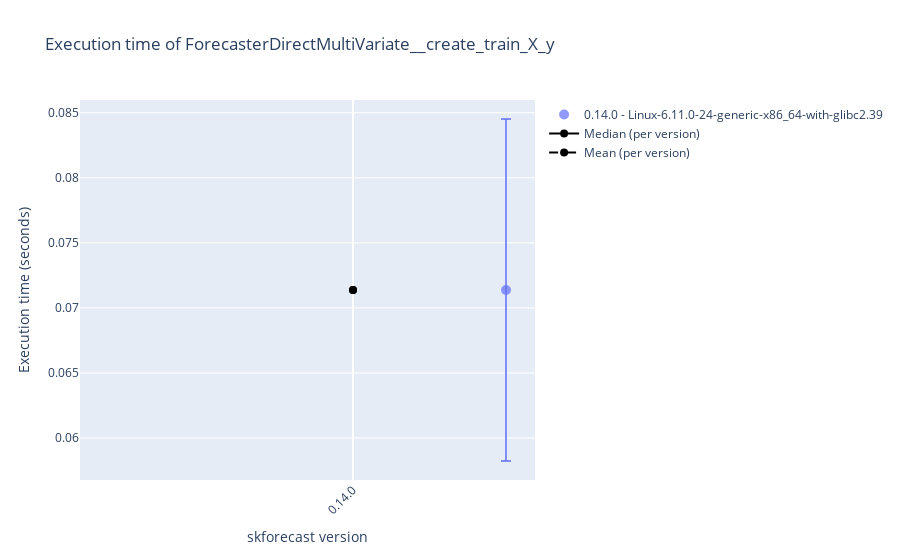
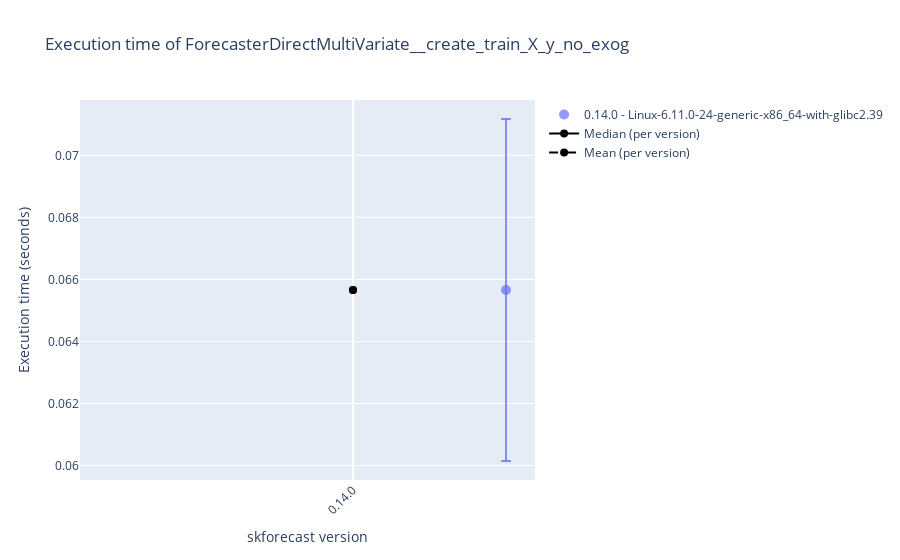
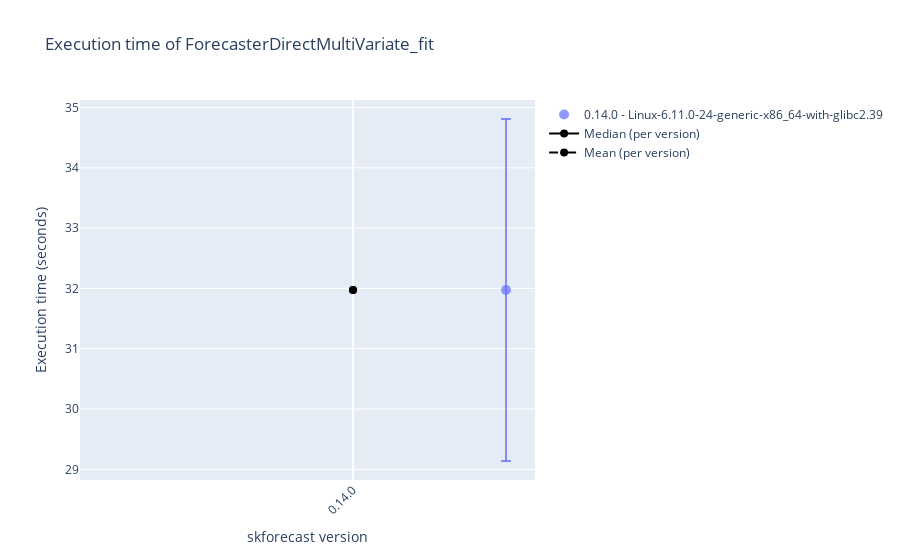
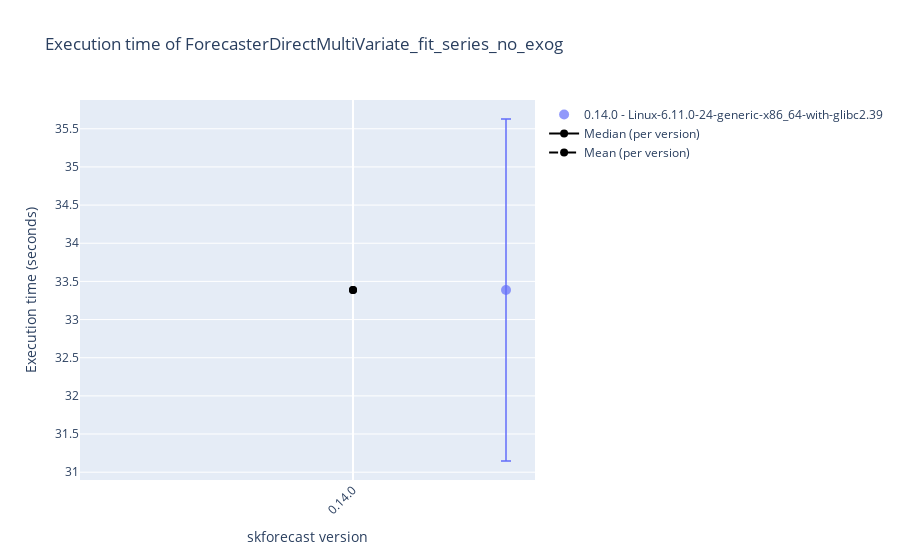

Source (notebook cell) for these figures, in order:
### Code cell
# Plot results
# ==============================================================================
display_df = True
selected_date = None
# 'Linux-6.11.0-24-generic-x86_64-with-glibc2.39'
# 'Windows-10-10.0.19045-SP0'
selected_platform = None

results_benchmark_all = joblib.load("./benchmark.joblib")
results_benchmark = results_benchmark_all.query("forecaster_name in ['ForecasterDirectMultiVariate', 'ForecasterDirectMultiVariate']")
results_benchmark = results_benchmark.query("regressor_name == 'LGBMRegressor'")
for function_name in results_benchmark['function_name'].unique():
    df = results_benchmark.query(f"function_name == '{function_name}'")
    if selected_date:
        df = df[df['datetime'].dt.date == pd.to_datetime(selected_date).date()]
    if selected_platform:
        df = df[df['platform'] == selected_platform]
    if display_df:
        display(df.tail(3))
    plot_benchmark_results(df.copy(), function_name, add_median=True, add_mean=True)

### Figure 1 — Plotly figure (JSON) as saved in the notebook; plotly's stock layout.template omitted (floating-point values rounded to 4 significant figures)
{"data": [{"error_y": {"array": [NaN, 0.01314], "color": "#636EFA", "thickness": 1.5, "type": "data", "visible": true, "width": 5}, "hovertemplate": "%{text}<extra></extra>", "marker": {"color": "#636EFA", "opacity": 0.7, "size": 10, "symbol": "circle"}, "mode": "markers", "name": "0.14.0 - Linux-6.11.0-24-generic-x86_64-with-glibc2.39", "showlegend": true, "text": ["Forecaster: ForecasterDirectMultiVariate<br>Regressor: LGBMRegressor<br>Function: ForecasterDirectMultiVariate__create_train_X_y<br>Function_hash: 7c6a60e7bf98bddb8e7beb94e7776c31<br>Datetime: 2025-04-27 23:25:41.215516<br>Python version: 3.12.9<br>skforecast version: 0.14.0<br>numpy version: 2.2.5<br>pandas version: 2.2.3<br>sklearn version: 1.6.1<br>lightgbm version: 4.6.0<br>Platform: Linux-6.11.0-24-generic-x86_64-with-glibc2.39<br>Processor: x86_64<br>CPU count: 8<br>Memory (GB): 16.64<br>", "Forecaster: ForecasterDirectMultiVariate<br>Regressor: LGBMRegressor<br>Function: ForecasterDirectMultiVariate__create_train_X_y<br>Function_hash: 7c6a60e7bf98bddb8e7beb94e7776c31<br>Datetime: 2025-04-27 23:26:22.174143<br>Python version: 3.12.9<br>skforecast version: 0.14.0<br>numpy version: 2.2.5<br>pandas version: 2.2.3<br>sklearn version: 1.6.1<br>lightgbm version: 4.6.0<br>Platform: Linux-6.11.0-24-generic-x86_64-with-glibc2.39<br>Processor: x86_64<br>CPU count: 8<br>Memory (GB): 16.64<br>"], "type": "scatter", "x": [-0.01307, 0.008195], "y": [NaN, 0.07138]}, {"line": {"color": "black", "width": 2}, "marker": {"color": "black", "size": 8}, "mode": "lines+markers", "name": "Median (per version)", "type": "scatter", "x": [0], "y": [0.07138]}, {"line": {"color": "black", "dash": "dash", "width": 2}, "marker": {"color": "black", "size": 8}, "mode": "lines+markers", "name": "Mean (per version)", "type": "scatter", "x": [0], "y": [0.07138]}], "layout": {"showlegend": true, "title": {"text": "Execution time of ForecasterDirectMultiVariate__create_train_X_y"}, "xaxis": {"tickangle": -45, "tickmode": "array", "ticktext": ["0.14.0"], "tickvals": [0], "title": {"text": "skforecast version"}}, "yaxis": {"title": {"text": "Execution time (seconds)"}}}}

### Figure 2 — Plotly figure (JSON) as saved in the notebook; plotly's stock layout.template omitted (floating-point values rounded to 4 significant figures)
{"data": [{"error_y": {"array": [NaN, 0.005512], "color": "#636EFA", "thickness": 1.5, "type": "data", "visible": true, "width": 5}, "hovertemplate": "%{text}<extra></extra>", "marker": {"color": "#636EFA", "opacity": 0.7, "size": 10, "symbol": "circle"}, "mode": "markers", "name": "0.14.0 - Linux-6.11.0-24-generic-x86_64-with-glibc2.39", "showlegend": true, "text": ["Forecaster: ForecasterDirectMultiVariate<br>Regressor: LGBMRegressor<br>Function: ForecasterDirectMultiVariate__create_train_X_y_no_exog<br>Function_hash: be7e3e65c7b0f0f469fa2453e0641212<br>Datetime: 2025-04-27 23:25:41.225178<br>Python version: 3.12.9<br>skforecast version: 0.14.0<br>numpy version: 2.2.5<br>pandas version: 2.2.3<br>sklearn version: 1.6.1<br>lightgbm version: 4.6.0<br>Platform: Linux-6.11.0-24-generic-x86_64-with-glibc2.39<br>Processor: x86_64<br>CPU count: 8<br>Memory (GB): 16.64<br>", "Forecaster: ForecasterDirectMultiVariate<br>Regressor: LGBMRegressor<br>Function: ForecasterDirectMultiVariate__create_train_X_y_no_exog<br>Function_hash: be7e3e65c7b0f0f469fa2453e0641212<br>Datetime: 2025-04-27 23:26:22.836576<br>Python version: 3.12.9<br>skforecast version: 0.14.0<br>numpy version: 2.2.5<br>pandas version: 2.2.3<br>sklearn version: 1.6.1<br>lightgbm version: 4.6.0<br>Platform: Linux-6.11.0-24-generic-x86_64-with-glibc2.39<br>Processor: x86_64<br>CPU count: 8<br>Memory (GB): 16.64<br>"], "type": "scatter", "x": [-0.01307, 0.008195], "y": [NaN, 0.06566]}, {"line": {"color": "black", "width": 2}, "marker": {"color": "black", "size": 8}, "mode": "lines+markers", "name": "Median (per version)", "type": "scatter", "x": [0], "y": [0.06566]}, {"line": {"color": "black", "dash": "dash", "width": 2}, "marker": {"color": "black", "size": 8}, "mode": "lines+markers", "name": "Mean (per version)", "type": "scatter", "x": [0], "y": [0.06566]}], "layout": {"showlegend": true, "title": {"text": "Execution time of ForecasterDirectMultiVariate__create_train_X_y_no_exog"}, "xaxis": {"tickangle": -45, "tickmode": "array", "ticktext": ["0.14.0"], "tickvals": [0], "title": {"text": "skforecast version"}}, "yaxis": {"title": {"text": "Execution time (seconds)"}}}}

### Figure 3 — Plotly figure (JSON) as saved in the notebook; plotly's stock layout.template omitted (floating-point values rounded to 4 significant figures)
{"data": [{"error_y": {"array": [NaN, 2.836], "color": "#636EFA", "thickness": 1.5, "type": "data", "visible": true, "width": 5}, "hovertemplate": "%{text}<extra></extra>", "marker": {"color": "#636EFA", "opacity": 0.7, "size": 10, "symbol": "circle"}, "mode": "markers", "name": "0.14.0 - Linux-6.11.0-24-generic-x86_64-with-glibc2.39", "showlegend": true, "text": ["Forecaster: ForecasterDirectMultiVariate<br>Regressor: LGBMRegressor<br>Function: ForecasterDirectMultiVariate_fit<br>Function_hash: 16dfbbc3a78ab63d1c3e363011a74168<br>Datetime: 2025-04-27 23:25:41.233077<br>Python version: 3.12.9<br>skforecast version: 0.14.0<br>numpy version: 2.2.5<br>pandas version: 2.2.3<br>sklearn version: 1.6.1<br>lightgbm version: 4.6.0<br>Platform: Linux-6.11.0-24-generic-x86_64-with-glibc2.39<br>Processor: x86_64<br>CPU count: 8<br>Memory (GB): 16.64<br>", "Forecaster: ForecasterDirectMultiVariate<br>Regressor: LGBMRegressor<br>Function: ForecasterDirectMultiVariate_fit<br>Function_hash: 16dfbbc3a78ab63d1c3e363011a74168<br>Datetime: 2025-04-27 23:29:02.711156<br>Python version: 3.12.9<br>skforecast version: 0.14.0<br>numpy version: 2.2.5<br>pandas version: 2.2.3<br>sklearn version: 1.6.1<br>lightgbm version: 4.6.0<br>Platform: Linux-6.11.0-24-generic-x86_64-with-glibc2.39<br>Processor: x86_64<br>CPU count: 8<br>Memory (GB): 16.64<br>"], "type": "scatter", "x": [-0.01307, 0.008195], "y": [NaN, 31.97]}, {"line": {"color": "black", "width": 2}, "marker": {"color": "black", "size": 8}, "mode": "lines+markers", "name": "Median (per version)", "type": "scatter", "x": [0], "y": [31.97]}, {"line": {"color": "black", "dash": "dash", "width": 2}, "marker": {"color": "black", "size": 8}, "mode": "lines+markers", "name": "Mean (per version)", "type": "scatter", "x": [0], "y": [31.97]}], "layout": {"showlegend": true, "title": {"text": "Execution time of ForecasterDirectMultiVariate_fit"}, "xaxis": {"tickangle": -45, "tickmode": "array", "ticktext": ["0.14.0"], "tickvals": [0], "title": {"text": "skforecast version"}}, "yaxis": {"title": {"text": "Execution time (seconds)"}}}}

### Figure 4 — Plotly figure (JSON) as saved in the notebook; plotly's stock layout.template omitted (floating-point values rounded to 4 significant figures)
{"data": [{"error_y": {"array": [NaN, 2.241], "color": "#636EFA", "thickness": 1.5, "type": "data", "visible": true, "width": 5}, "hovertemplate": "%{text}<extra></extra>", "marker": {"color": "#636EFA", "opacity": 0.7, "size": 10, "symbol": "circle"}, "mode": "markers", "name": "0.14.0 - Linux-6.11.0-24-generic-x86_64-with-glibc2.39", "showlegend": true, "text": ["Forecaster: ForecasterDirectMultiVariate<br>Regressor: LGBMRegressor<br>Function: ForecasterDirectMultiVariate_fit_series_no_exog<br>Function_hash: 6444339f3f447d1afa03b5044099fa9a<br>Datetime: 2025-04-27 23:25:41.241039<br>Python version: 3.12.9<br>skforecast version: 0.14.0<br>numpy version: 2.2.5<br>pandas version: 2.2.3<br>sklearn version: 1.6.1<br>lightgbm version: 4.6.0<br>Platform: Linux-6.11.0-24-generic-x86_64-with-glibc2.39<br>Processor: x86_64<br>CPU count: 8<br>Memory (GB): 16.64<br>", "Forecaster: ForecasterDirectMultiVariate<br>Regressor: LGBMRegressor<br>Function: ForecasterDirectMultiVariate_fit_series_no_exog<br>Function_hash: 6444339f3f447d1afa03b5044099fa9a<br>Datetime: 2025-04-27 23:31:49.656099<br>Python version: 3.12.9<br>skforecast version: 0.14.0<br>numpy version: 2.2.5<br>pandas version: 2.2.3<br>sklearn version: 1.6.1<br>lightgbm version: 4.6.0<br>Platform: Linux-6.11.0-24-generic-x86_64-with-glibc2.39<br>Processor: x86_64<br>CPU count: 8<br>Memory (GB): 16.64<br>"], "type": "scatter", "x": [-0.01307, 0.008195], "y": [NaN, 33.39]}, {"line": {"color": "black", "width": 2}, "marker": {"color": "black", "size": 8}, "mode": "lines+markers", "name": "Median (per version)", "type": "scatter", "x": [0], "y": [33.39]}, {"line": {"color": "black", "dash": "dash", "width": 2}, "marker": {"color": "black", "size": 8}, "mode": "lines+markers", "name": "Mean (per version)", "type": "scatter", "x": [0], "y": [33.39]}], "layout": {"showlegend": true, "title": {"text": "Execution time of ForecasterDirectMultiVariate_fit_series_no_exog"}, "xaxis": {"tickangle": -45, "tickmode": "array", "ticktext": ["0.14.0"], "tickvals": [0], "title": {"text": "skforecast version"}}, "yaxis": {"title": {"text": "Execution time (seconds)"}}}}
